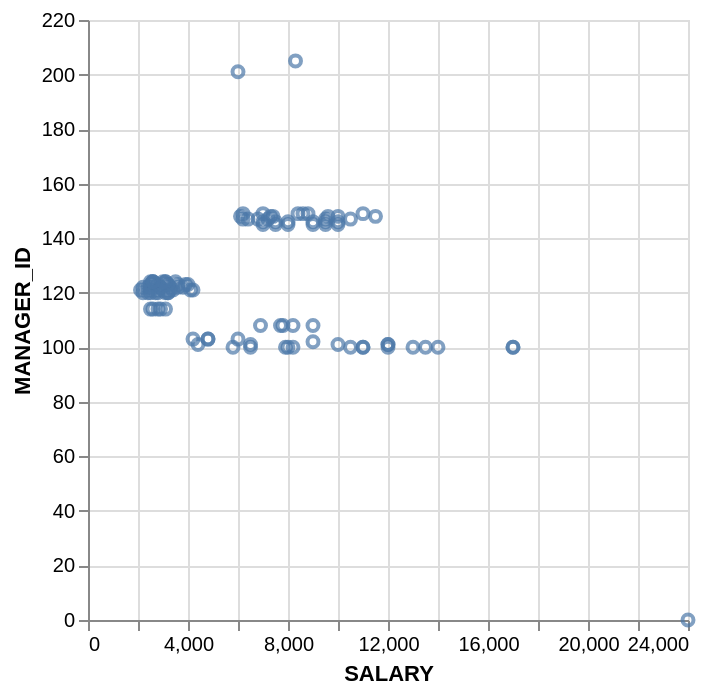

The specification (Vega-Lite) saved for this image:
### Vega-Lite specification from a JSON file in a GitHub repository (floating-point values rounded to 4 significant figures)
{"data": {"values": [{"x_data": 24000, "y_data": 0}, {"x_data": 17000, "y_data": 100}, {"x_data": 17000, "y_data": 100}, {"x_data": 9000, "y_data": 102}, {"x_data": 6000, "y_data": 103}, {"x_data": 4800, "y_data": 103}, {"x_data": 4800, "y_data": 103}, {"x_data": 4200, "y_data": 103}, {"x_data": 12000, "y_data": 101}, {"x_data": 9000, "y_data": 108}, {"x_data": 8200, "y_data": 108}, {"x_data": 7700, "y_data": 108}, {"x_data": 7800, "y_data": 108}, {"x_data": 6900, "y_data": 108}, {"x_data": 11000, "y_data": 100}, {"x_data": 3100, "y_data": 114}, {"x_data": 2900, "y_data": 114}, {"x_data": 2800, "y_data": 114}, {"x_data": 2600, "y_data": 114}, {"x_data": 2500, "y_data": 114}, {"x_data": 8000, "y_data": 100}, {"x_data": 8200, "y_data": 100}, {"x_data": 7900, "y_data": 100}, {"x_data": 6500, "y_data": 100}, {"x_data": 5800, "y_data": 100}, {"x_data": 3200, "y_data": 120}, {"x_data": 2700, "y_data": 120}, {"x_data": 2400, "y_data": 120}, {"x_data": 2200, "y_data": 120}, {"x_data": 3300, "y_data": 121}, {"x_data": 2800, "y_data": 121}, {"x_data": 2500, "y_data": 121}, {"x_data": 2100, "y_data": 121}, {"x_data": 3300, "y_data": 122}, {"x_data": 2900, "y_data": 122}, {"x_data": 2400, "y_data": 122}, {"x_data": 2200, "y_data": 122}, {"x_data": 3600, "y_data": 123}, {"x_data": 3200, "y_data": 123}, {"x_data": 2700, "y_data": 123}, {"x_data": 2500, "y_data": 123}, {"x_data": 3500, "y_data": 124}, {"x_data": 3100, "y_data": 124}, {"x_data": 2600, "y_data": 124}, {"x_data": 2500, "y_data": 124}, {"x_data": 14000, "y_data": 100}, {"x_data": 13500, "y_data": 100}, {"x_data": 12000, "y_data": 100}, {"x_data": 11000, "y_data": 100}, {"x_data": 10500, "y_data": 100}, {"x_data": 10000, "y_data": 145}, {"x_data": 9500, "y_data": 145}, {"x_data": 9000, "y_data": 145}, {"x_data": 8000, "y_data": 145}, {"x_data": 7500, "y_data": 145}, {"x_data": 7000, "y_data": 145}, {"x_data": 10000, "y_data": 146}, {"x_data": 9500, "y_data": 146}, {"x_data": 9000, "y_data": 146}, {"x_data": 8000, "y_data": 146}, {"x_data": 7500, "y_data": 146}, {"x_data": 7000, "y_data": 146}, {"x_data": 10500, "y_data": 147}, {"x_data": 9500, "y_data": 147}, {"x_data": 7200, "y_data": 147}, {"x_data": 6800, "y_data": 147}, {"x_data": 6400, "y_data": 147}, {"x_data": 6200, "y_data": 147}, {"x_data": 11500, "y_data": 148}, {"x_data": 10000, "y_data": 148}, {"x_data": 9600, "y_data": 148}, {"x_data": 7400, "y_data": 148}, {"x_data": 7300, "y_data": 148}, {"x_data": 6100, "y_data": 148}, {"x_data": 11000, "y_data": 149}, {"x_data": 8800, "y_data": 149}, {"x_data": 8600, "y_data": 149}, {"x_data": 8400, "y_data": 149}, {"x_data": 7000, "y_data": 149}, {"x_data": 6200, "y_data": 149}, {"x_data": 3200, "y_data": 120}, {"x_data": 3100, "y_data": 120}, {"x_data": 2500, "y_data": 120}, {"x_data": 2800, "y_data": 120}, {"x_data": 4200, "y_data": 121}, {"x_data": 4100, "y_data": 121}, {"x_data": 3400, "y_data": 121}, {"x_data": 3000, "y_data": 121}, {"x_data": 3800, "y_data": 122}, {"x_data": 3600, "y_data": 122}, {"x_data": 2900, "y_data": 122}, {"x_data": 2500, "y_data": 122}, {"x_data": 4000, "y_data": 123}, {"x_data": 3900, "y_data": 123}, {"x_data": 3200, "y_data": 123}, {"x_data": 2800, "y_data": 123}, {"x_data": 3100, "y_data": 124}, {"x_data": 3000, "y_data": 124}, {"x_data": 2600, "y_data": 124}, {"x_data": 2600, "y_data": 124}, {"x_data": 4400, "y_data": 101}, {"x_data": 13000, "y_data": 100}, {"x_data": 6000, "y_data": 201}, {"x_data": 6500, "y_data": 101}, {"x_data": 10000, "y_data": 101}, {"x_data": 12000, "y_data": 101}, {"x_data": 8300, "y_data": 205}]}, "mark": "point", "encoding": {"x": {"field": "x_data", "type": "quantitative", "title": "SALARY"}, "y": {"field": "y_data", "type": "quantitative", "title": "MANAGER_ID"}}}
